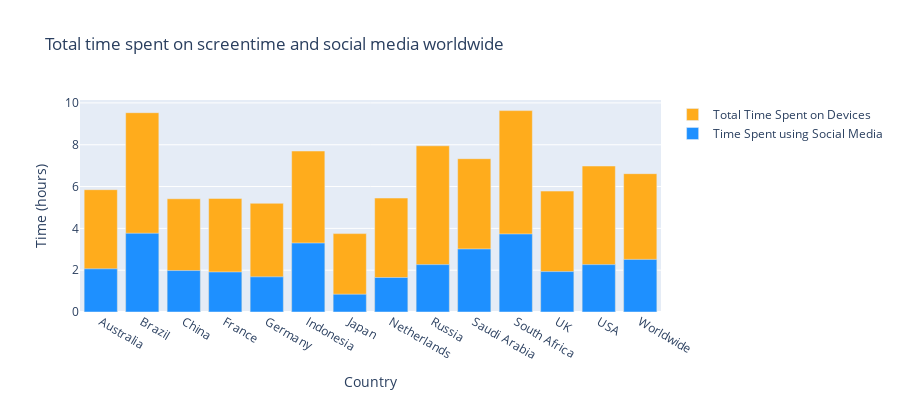

This figure's notebook cell:
### Code cell
df = pd.read_csv('screen.csv')

def time_to_decimal(time_str):
    hours, minutes = map(int, time_str.split(':'))
    decimal_hours = hours + minutes / 60
    return decimal_hours

df['Total Time Spent on Devices'] = df['Total Time Spent on Devices'].apply(time_to_decimal)
df['Time Spent using Social Media'] = df['Time Spent using Social Media'].apply(time_to_decimal)

countries = ['Netherlands', 'Worldwide', 'Brazil', 'Russia', 'USA', 'Indonesia', 'China', 'Australia', 'South Africa', 'UK', 'France', 'Germany', 'Saudi Arabia', 'India', 'Japan']

df = df[df.Country.isin(countries)]

trace1 = go.Bar(
    x=df['Country'],
    y=df['Total Time Spent on Devices'],
    name='Total Time Spent on Devices',
    marker=dict(color='#FFAC1C')
)
trace2 = go.Bar(
    x=df['Country'],
    y=df['Time Spent using Social Media'],
    name='Time Spent using Social Media',
    marker=dict(color='DodgerBlue'))


data = [trace1, trace2]

layout = go.Layout(
    title='Total time spent on screentime and social media worldwide',
    xaxis=go.layout.XAxis(
        type='category' ,
        title='Country'
    ),
    yaxis=go.layout.YAxis(
        tickformat=',.Of',
        title='Time (hours)' 
    ),
    height=400,
    barmode='overlay'
)

fig = go.Figure(data=data, layout=layout)
fig.show()

print('The Pearson correlation between the two variables is:', df['Total Time Spent on Devices'].corr(df['Time Spent using Social Media']))

### Figure 1 — Plotly figure (JSON) as saved in the notebook; plotly's stock layout.template omitted (floating-point values rounded to 4 significant figures)
{"data": [{"marker": {"color": "#FFAC1C"}, "name": "Total Time Spent on Devices", "type": "bar", "x": ["Australia", "Brazil", "China", "France", "Germany", "Indonesia", "Japan", "Netherlands", "Russia", "Saudi Arabia", "South Africa", "UK", "USA", "Worldwide"], "y": [5.85, 9.533, 5.417, 5.433, 5.2, 7.7, 3.75, 5.45, 7.95, 7.333, 9.633, 5.783, 6.983, 6.617]}, {"marker": {"color": "DodgerBlue"}, "name": "Time Spent using Social Media", "type": "bar", "x": ["Australia", "Brazil", "China", "France", "Germany", "Indonesia", "Japan", "Netherlands", "Russia", "Saudi Arabia", "South Africa", "UK", "USA", "Worldwide"], "y": [2.067, 3.767, 1.983, 1.917, 1.683, 3.3, 0.85, 1.65, 2.267, 3.017, 3.733, 1.933, 2.267, 2.517]}], "layout": {"barmode": "overlay", "height": 400, "title": {"text": "Total time spent on screentime and social media worldwide"}, "xaxis": {"title": {"text": "Country"}, "type": "category"}, "yaxis": {"tickformat": ",.Of", "title": {"text": "Time (hours)"}}}}
